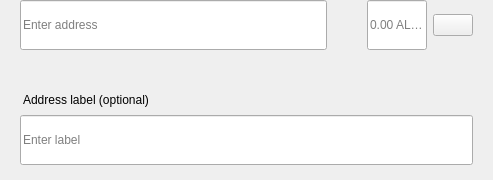
<?xml version="1.0" encoding="UTF-8"?>
<ui version="4.0">
 <class>SendMultiRow</class>
 <widget class="QWidget" name="SendMultiRow">
  <property name="geometry">
   <rect>
    <x>0</x>
    <y>0</y>
    <width>493</width>
    <height>180</height>
   </rect>
  </property>
  <property name="minimumSize">
   <size>
    <width>0</width>
    <height>0</height>
   </size>
  </property>
  <property name="maximumSize">
   <size>
    <width>16777215</width>
    <height>16777215</height>
   </size>
  </property>
  <property name="windowTitle">
   <string>Form</string>
  </property>
  <layout class="QVBoxLayout" name="verticalLayout_3">
   <property name="spacing">
    <number>0</number>
   </property>
   <property name="leftMargin">
    <number>0</number>
   </property>
   <property name="topMargin">
    <number>0</number>
   </property>
   <property name="rightMargin">
    <number>20</number>
   </property>
   <property name="bottomMargin">
    <number>5</number>
   </property>
   <item alignment="Qt::AlignTop">
    <widget class="QWidget" name="widget" native="true">
     <property name="sizePolicy">
      <sizepolicy hsizetype="Expanding" vsizetype="Maximum">
       <horstretch>0</horstretch>
       <verstretch>0</verstretch>
      </sizepolicy>
     </property>
     <property name="minimumSize">
      <size>
       <width>0</width>
       <height>60</height>
      </size>
     </property>
     <property name="maximumSize">
      <size>
       <width>16777215</width>
       <height>85</height>
      </size>
     </property>
     <layout class="QHBoxLayout" name="horizontalLayout" stretch="6,0,2">
      <property name="spacing">
       <number>0</number>
      </property>
      <property name="leftMargin">
       <number>8</number>
      </property>
      <property name="topMargin">
       <number>0</number>
      </property>
      <property name="rightMargin">
       <number>0</number>
      </property>
      <property name="bottomMargin">
       <number>0</number>
      </property>
      <item alignment="Qt::AlignTop">
       <widget class="QStackedWidget" name="stackedAddress">
        <property name="minimumSize">
         <size>
          <width>0</width>
          <height>50</height>
         </size>
        </property>
        <property name="maximumSize">
         <size>
          <width>16777215</width>
          <height>50</height>
         </size>
        </property>
        <widget class="QWidget" name="page_4">
         <property name="sizePolicy">
          <sizepolicy hsizetype="Expanding" vsizetype="Preferred">
           <horstretch>0</horstretch>
           <verstretch>0</verstretch>
          </sizepolicy>
         </property>
         <property name="minimumSize">
          <size>
           <width>0</width>
           <height>50</height>
          </size>
         </property>
         <property name="maximumSize">
          <size>
           <width>16777215</width>
           <height>55</height>
          </size>
         </property>
         <layout class="QVBoxLayout" name="verticalLayout_7">
          <property name="spacing">
           <number>0</number>
          </property>
          <property name="leftMargin">
           <number>12</number>
          </property>
          <property name="topMargin">
           <number>0</number>
          </property>
          <property name="rightMargin">
           <number>0</number>
          </property>
          <property name="bottomMargin">
           <number>0</number>
          </property>
          <item>
           <widget class="QLineEdit" name="lineEditAddress">
            <property name="minimumSize">
             <size>
              <width>0</width>
              <height>50</height>
             </size>
            </property>
            <property name="maximumSize">
             <size>
              <width>16777215</width>
              <height>50</height>
             </size>
            </property>
            <property name="placeholderText">
             <string>Enter address</string>
            </property>
           </widget>
          </item>
         </layout>
        </widget>
        <widget class="QWidget" name="page_3"/>
       </widget>
      </item>
      <item>
       <spacer name="horizontalSpacer_3">
        <property name="orientation">
         <enum>Qt::Horizontal</enum>
        </property>
        <property name="sizeType">
         <enum>QSizePolicy::Fixed</enum>
        </property>
        <property name="sizeHint" stdset="0">
         <size>
          <width>40</width>
          <height>20</height>
         </size>
        </property>
       </spacer>
      </item>
      <item>
       <layout class="QHBoxLayout" name="horizontalLayout_2">
        <property name="spacing">
         <number>6</number>
        </property>
        <item alignment="Qt::AlignTop">
         <widget class="QLineEdit" name="lineEditAmount">
          <property name="sizePolicy">
           <sizepolicy hsizetype="Expanding" vsizetype="Preferred">
            <horstretch>0</horstretch>
            <verstretch>0</verstretch>
           </sizepolicy>
          </property>
          <property name="minimumSize">
           <size>
            <width>0</width>
            <height>50</height>
           </size>
          </property>
          <property name="maximumSize">
           <size>
            <width>16777215</width>
            <height>50</height>
           </size>
          </property>
          <property name="maxLength">
           <number>17</number>
          </property>
          <property name="alignment">
           <set>Qt::AlignLeading|Qt::AlignLeft|Qt::AlignVCenter</set>
          </property>
          <property name="placeholderText">
           <string notr="true">0.00 ALMA</string>
          </property>
         </widget>
        </item>
        <item>
         <layout class="QVBoxLayout" name="verticalLayout">
          <property name="topMargin">
           <number>14</number>
          </property>
          <property name="bottomMargin">
           <number>0</number>
          </property>
          <item alignment="Qt::AlignTop">
           <widget class="QPushButton" name="btnMenu">
            <property name="minimumSize">
             <size>
              <width>0</width>
              <height>0</height>
             </size>
            </property>
            <property name="maximumSize">
             <size>
              <width>16777215</width>
              <height>16777215</height>
             </size>
            </property>
            <property name="focusPolicy">
             <enum>Qt::NoFocus</enum>
            </property>
            <property name="text">
             <string/>
            </property>
           </widget>
          </item>
         </layout>
        </item>
       </layout>
      </item>
     </layout>
    </widget>
   </item>
   <item>
    <widget class="QWidget" name="layoutLabel" native="true">
     <property name="minimumSize">
      <size>
       <width>0</width>
       <height>0</height>
      </size>
     </property>
     <property name="maximumSize">
      <size>
       <width>16777215</width>
       <height>16777215</height>
      </size>
     </property>
     <layout class="QVBoxLayout" name="verticalLayout_9">
      <property name="spacing">
       <number>6</number>
      </property>
      <property name="leftMargin">
       <number>20</number>
      </property>
      <property name="topMargin">
       <number>0</number>
      </property>
      <property name="rightMargin">
       <number>0</number>
      </property>
      <property name="bottomMargin">
       <number>10</number>
      </property>
      <item>
       <spacer name="verticalSpacer">
        <property name="orientation">
         <enum>Qt::Vertical</enum>
        </property>
        <property name="sizeType">
         <enum>QSizePolicy::Fixed</enum>
        </property>
        <property name="sizeHint" stdset="0">
         <size>
          <width>20</width>
          <height>20</height>
         </size>
        </property>
       </spacer>
      </item>
      <item>
       <widget class="QLabel" name="labelSubtitleDescription">
        <property name="styleSheet">
         <string notr="true">margin-bottom:2px;
margin-left:0.05px;
padding:0px;</string>
        </property>
        <property name="text">
         <string>Address label (optional)</string>
        </property>
       </widget>
      </item>
      <item>
       <widget class="QLineEdit" name="lineEditDescription">
        <property name="minimumSize">
         <size>
          <width>0</width>
          <height>50</height>
         </size>
        </property>
        <property name="maximumSize">
         <size>
          <width>16777215</width>
          <height>50</height>
         </size>
        </property>
        <property name="placeholderText">
         <string>Enter label</string>
        </property>
       </widget>
      </item>
     </layout>
    </widget>
   </item>
  </layout>
 </widget>
 <resources/>
 <connections/>
</ui>
